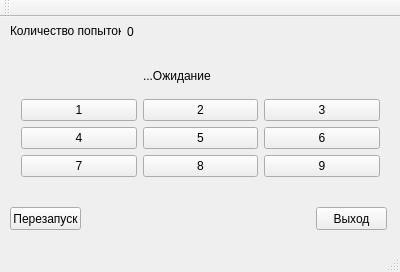
<?xml version="1.0" encoding="UTF-8"?>
<ui version="4.0">
 <class>MainWindow</class>
 <widget class="QMainWindow" name="MainWindow">
  <property name="geometry">
   <rect>
    <x>0</x>
    <y>0</y>
    <width>400</width>
    <height>272</height>
   </rect>
  </property>
  <property name="windowTitle">
   <string>Угадай число</string>
  </property>
  <widget class="QWidget" name="centralWidget">
   <widget class="QLabel" name="label_2">
    <property name="geometry">
     <rect>
      <x>10</x>
      <y>6</y>
      <width>111</width>
      <height>16</height>
     </rect>
    </property>
    <property name="text">
     <string>Количество попыток: </string>
    </property>
   </widget>
   <widget class="QLabel" name="label_3">
    <property name="geometry">
     <rect>
      <x>127</x>
      <y>8</y>
      <width>47</width>
      <height>13</height>
     </rect>
    </property>
    <property name="text">
     <string>0</string>
    </property>
   </widget>
   <widget class="QPushButton" name="pushButton_10">
    <property name="geometry">
     <rect>
      <x>10</x>
      <y>190</y>
      <width>71</width>
      <height>23</height>
     </rect>
    </property>
    <property name="text">
     <string>Перезапуск</string>
    </property>
   </widget>
   <widget class="QPushButton" name="pushButton_11">
    <property name="geometry">
     <rect>
      <x>316</x>
      <y>190</y>
      <width>71</width>
      <height>23</height>
     </rect>
    </property>
    <property name="text">
     <string>Выход</string>
    </property>
   </widget>
   <widget class="QWidget" name="">
    <property name="geometry">
     <rect>
      <x>10</x>
      <y>30</y>
      <width>381</width>
      <height>141</height>
     </rect>
    </property>
    <layout class="QGridLayout" name="gridLayout">
     <item row="0" column="1">
      <widget class="QLabel" name="label">
       <property name="text">
        <string>...Ожидание</string>
       </property>
      </widget>
     </item>
     <item row="1" column="0">
      <widget class="QPushButton" name="pushButton">
       <property name="text">
        <string>1</string>
       </property>
      </widget>
     </item>
     <item row="1" column="1">
      <widget class="QPushButton" name="pushButton_2">
       <property name="text">
        <string>2</string>
       </property>
      </widget>
     </item>
     <item row="1" column="2">
      <widget class="QPushButton" name="pushButton_3">
       <property name="text">
        <string>3</string>
       </property>
      </widget>
     </item>
     <item row="2" column="0">
      <widget class="QPushButton" name="pushButton_4">
       <property name="text">
        <string>4</string>
       </property>
      </widget>
     </item>
     <item row="2" column="1">
      <widget class="QPushButton" name="pushButton_5">
       <property name="text">
        <string>5</string>
       </property>
      </widget>
     </item>
     <item row="2" column="2">
      <widget class="QPushButton" name="pushButton_6">
       <property name="text">
        <string>6</string>
       </property>
      </widget>
     </item>
     <item row="3" column="0">
      <widget class="QPushButton" name="pushButton_7">
       <property name="text">
        <string>7</string>
       </property>
      </widget>
     </item>
     <item row="3" column="1">
      <widget class="QPushButton" name="pushButton_8">
       <property name="text">
        <string>8</string>
       </property>
      </widget>
     </item>
     <item row="3" column="2">
      <widget class="QPushButton" name="pushButton_9">
       <property name="text">
        <string>9</string>
       </property>
      </widget>
     </item>
    </layout>
   </widget>
  </widget>
  <widget class="QMenuBar" name="menuBar">
   <property name="geometry">
    <rect>
     <x>0</x>
     <y>0</y>
     <width>400</width>
     <height>21</height>
    </rect>
   </property>
  </widget>
  <widget class="QToolBar" name="mainToolBar">
   <attribute name="toolBarArea">
    <enum>TopToolBarArea</enum>
   </attribute>
   <attribute name="toolBarBreak">
    <bool>false</bool>
   </attribute>
  </widget>
  <widget class="QStatusBar" name="statusBar"/>
 </widget>
 <layoutdefault spacing="6" margin="11"/>
 <resources/>
 <connections/>
</ui>
